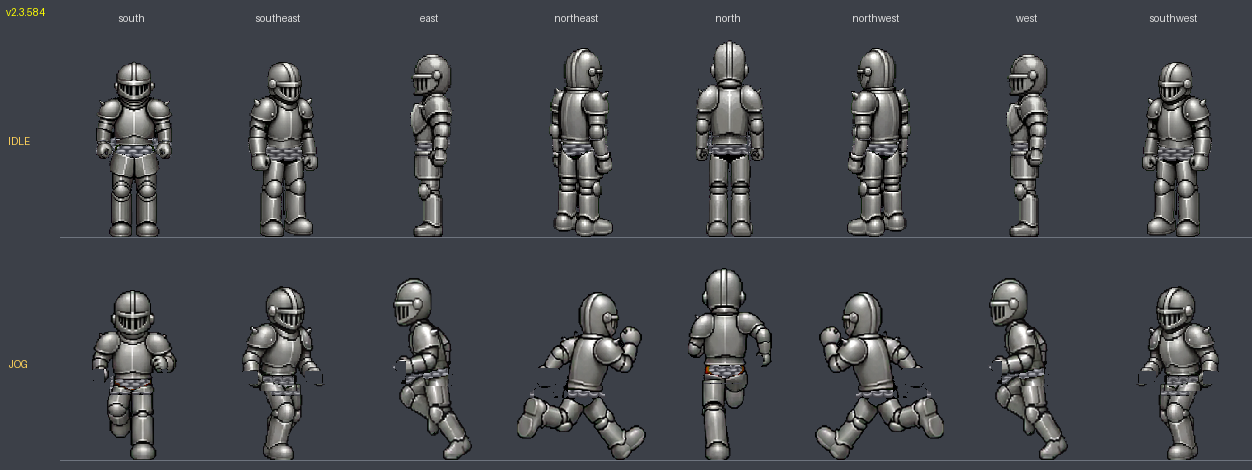
#> input picture tools/armored-board-v2.3.584.png, 1252 x 470 px
$ python import_npc_portrait.py armored-board-v2.3.584.png armored-board-v2.3.585.png
#> lines starting #> are read from the running program, lines starting #| are printed output that depends on the picture; after the words box and inside, x2 and y2 are one past the last pixel; in counts of white or black regions, pixels touching at a corner belong together
#> in main, im is the input picture: PIL image 1252x470 RGBA; mean R, G, B, A 69, 72, 77.7, 255
#!/usr/bin/env python3
"""v2.3.2618: crop a supplied character portrait to the NPC dialogue chip.

    python3 tools/import_npc_portrait.py <source.png> <out-name> [--square N]

NPC_DATA's `portrait` is a 96px transparent square (see the shipped
shopkeeper-bro-head / lil-bro-head), drawn as a DOM <img> in the quest and
dialogue panels.  This fits owner-supplied portrait art to that contract.

THE BACKGROUND IS KEYED BY FLOOD FILL, AND THE TOLERANCE IS NARROW ON PURPOSE.
The card sharp's portrait arrives on a near-black field, and his art is drawn
with HEAVY PURE-BLACK OUTLINES -- the two are the same colour to the eye and
are not the same number: the field sits at (19,21,24) (max channel 20-22, one
flat 386k-pixel mode) and the outline at 0-2.  So the key takes a narrow,
desaturated band AROUND the field's own value and leaves everything darker
alone, and the fill starts at the border so nothing interior is eaten anyway.
A generous "is it dark" test would have dissolved every outline in the drawing
and left the character as floating colour patches.

THE CROP IS SQUARE AND TAKEN FROM THE TOP of the subject: portrait art is a
bust, the chip is a face.  Height is driven by the subject's WIDTH so the crop
is square without ever being wider than the art -- a bust is taller than it is
broad, and squaring by height would have pulled in background at the sides.
"""
import os
import sys

import numpy as np
import scipy.ndimage as ndi
from PIL import Image

ROOT = os.path.dirname(os.path.dirname(os.path.abspath(__file__)))
OUT = 96
PAD = 0.04


def key_dark_field(img):
    a = np.asarray(img.convert('RGB')).astype(np.float64)
    mx, mn = a.max(axis=2), a.min(axis=2)
    corner = np.concatenate([a[0, :8].reshape(-1, 3), a[-1, :8].reshape(-1, 3),
                             a[:8, 0].reshape(-1, 3), a[:8, -1].reshape(-1, 3)])
#> corner = 32 rows, first 8: [60, 64, 72], [60, 64, 72], [60, 64, 72], [60, 64, 72], [60, 64, 72], [60, 64, 72], [60, 64, 72], [60, 64, 72]
    lvl = float(np.median(corner.max(axis=1)))
#> lvl = 72
    field = (mx > lvl - 10) & (mx < lvl + 14) & ((mx - mn) < 14)
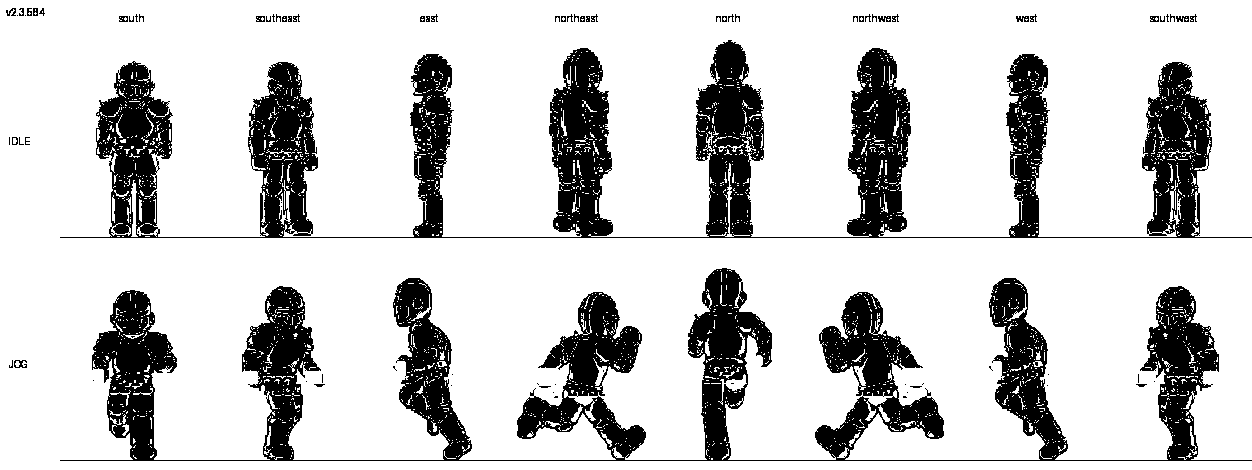
#> field: shape (470, 1252) bool; 80.2% white; 92 black regions (56 under 20 px), largest, box (x1, y1, x2, y2) and area: (60, 40, 1252, 238) 57882, (60, 268, 1252, 461) 57173, (14, 360, 27, 368) 58
    lab, _ = ndi.label(field)
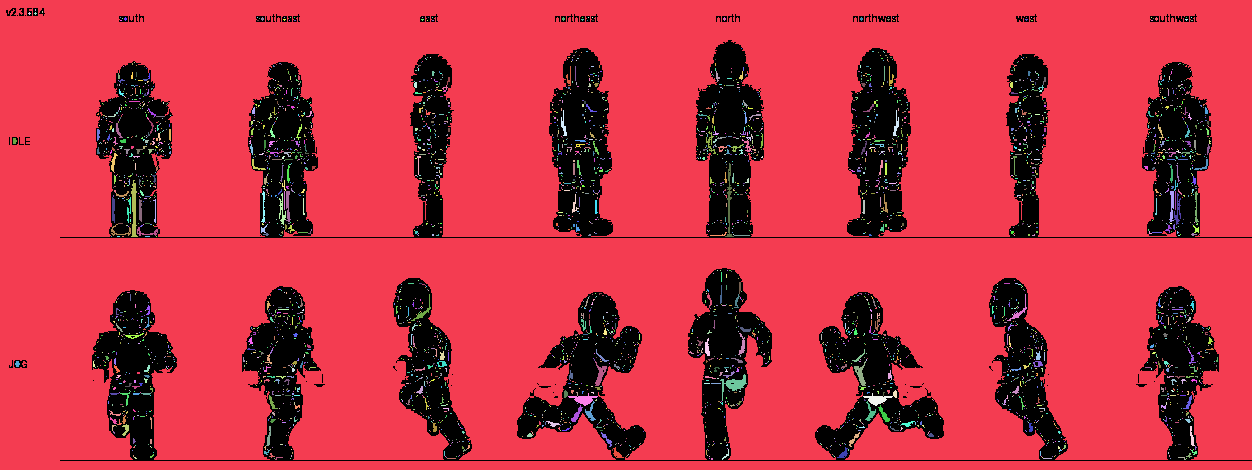
#> lab: shape (470, 1252) int32; 3850 distinct labels, from 0 to 3849; one colour per label, 0 black
    border = set(lab[0, :]) | set(lab[-1, :]) | set(lab[:, 0]) | set(lab[:, -1])
#> border = 2 items
    border.discard(0)
    bg = np.isin(lab, sorted(border))
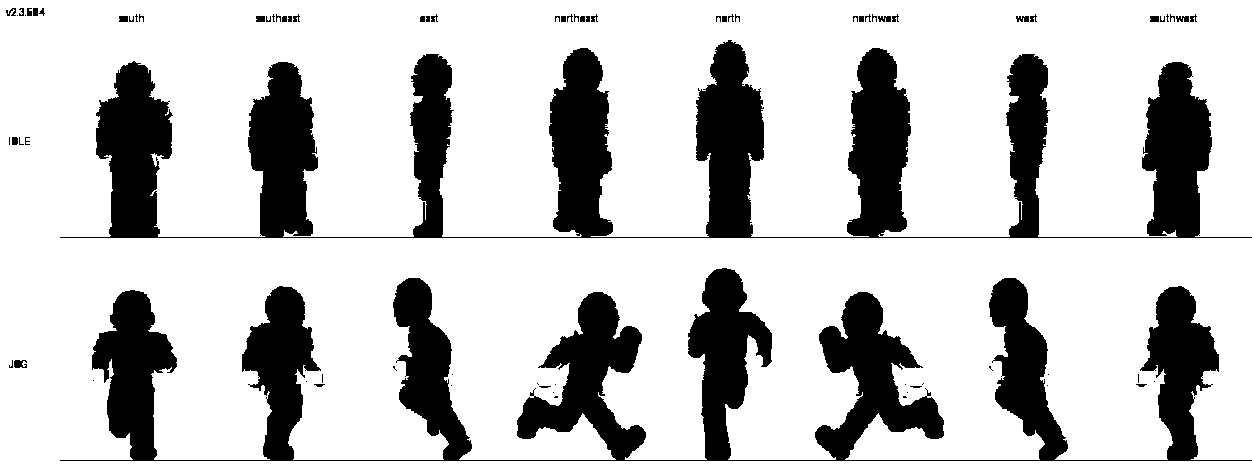
#> bg: shape (470, 1252) bool; 77.6% white; 77 black regions (41 under 20 px), largest, box (x1, y1, x2, y2) and area: (60, 40, 1252, 238) 65795, (60, 268, 1252, 461) 64488, (14, 360, 27, 368) 80
    alpha = np.where(bg, 0, 255).astype(np.uint8)
    print(f'field level {lvl:.0f}; keyed {bg.mean():.1%} of the image')
#| field level 72; keyed 77.6% of the image
    return np.dstack([a.astype(np.uint8), alpha]), bg


def main(argv):
    if len(argv) < 3:
        print(__doc__, file=sys.stderr)
        return 2
    src, name = argv[1], argv[2]
    size = int(argv[argv.index('--square') + 1]) if '--square' in argv else OUT
    im = Image.open(src)
    rgba, bg = key_dark_field(im)
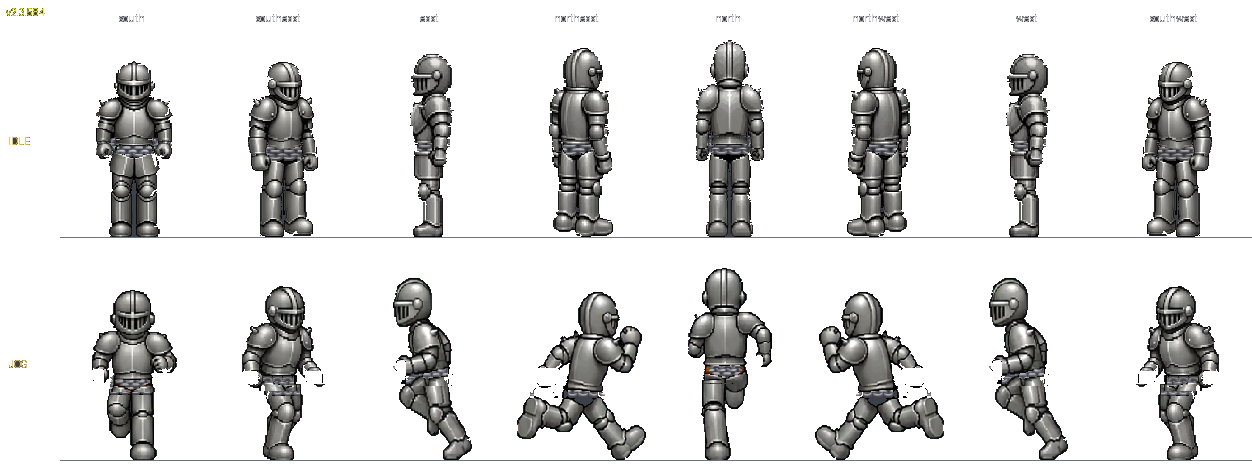
#> rgba: shape (470, 1252, 4); mean R, G, B, A 69, 72, 77.7, 57.1; transparent parts drawn white
    keep = ~bg
    ys, xs = np.nonzero(keep)
    x0, x1, y0, y1 = xs.min(), xs.max(), ys.min(), ys.max()
#> x0 = 6; x1 = 1251; y0 = 8; y1 = 460
    w = x1 - x0
#> w = 1245
    side = int(w * (1 + PAD * 2))
#> side = 1344
    cx = (x0 + x1) // 2
#> cx = 628
    bx0 = max(0, cx - side // 2)
#> bx0 = 0
    by0 = max(0, int(y0 - w * PAD))
#> by0 = 0
    bx1, by1 = min(rgba.shape[1], bx0 + side), min(rgba.shape[0], by0 + side)
#> bx1 = 1252; by1 = 470
    head = Image.fromarray(rgba[by0:by1, bx0:bx1], 'RGBA').resize((size, size), Image.LANCZOS)
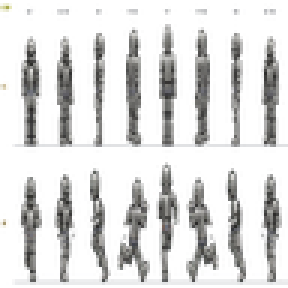
#> head: PIL image 96x96 RGBA (shown 3 times larger); mean R, G, B, A 45, 45, 44.9, 57.6; transparent parts drawn white
    out_dir = os.path.join(ROOT, 'public', 'sprites', 'npc')
    os.makedirs(out_dir, exist_ok=True)
    head.save(os.path.join(out_dir, f'{name}.webp'), 'WEBP', quality=94, method=6)
    print(f'subject {w}x{y1-y0} -> {side}px square at ({bx0},{by0}) -> '
          f'{size}px public/sprites/npc/{name}.webp')
#| subject 1245x452 -> 1344px square at (0,0) -> 96px public/sprites/npc/armored-board-v2.3.585.png.webp
    return 0


if __name__ == '__main__':
    sys.exit(main(sys.argv))
#> (the program exits here)

$ run again, on tools/armored-board-v2.3.586.png
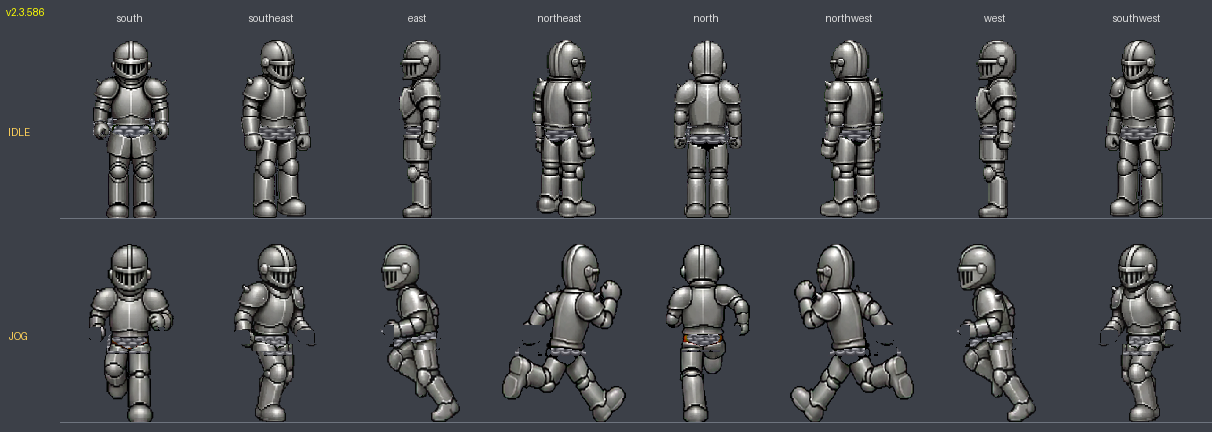
#> input picture tools/armored-board-v2.3.586.png, 1212 x 432 px
#> in main, im is the input picture: PIL image 1212x432 RGBA; mean R, G, B, A 70, 72.9, 78.3, 255
#> corner = 32 rows, first 8: [60, 64, 72], [60, 64, 72], [60, 64, 72], [60, 64, 72], [60, 64, 72], [60, 64, 72], [60, 64, 72], [60, 64, 72]
#> lvl = 72
#> field: shape (432, 1212) bool; 78% white; 87 black regions (51 under 20 px), largest, box (x1, y1, x2, y2) and area: (60, 244, 1212, 423) 57345, (60, 40, 1212, 219) 56155, (14, 332, 27, 340) 58
#> in key_dark_field, `lab, _ = ndi.label(field)`:
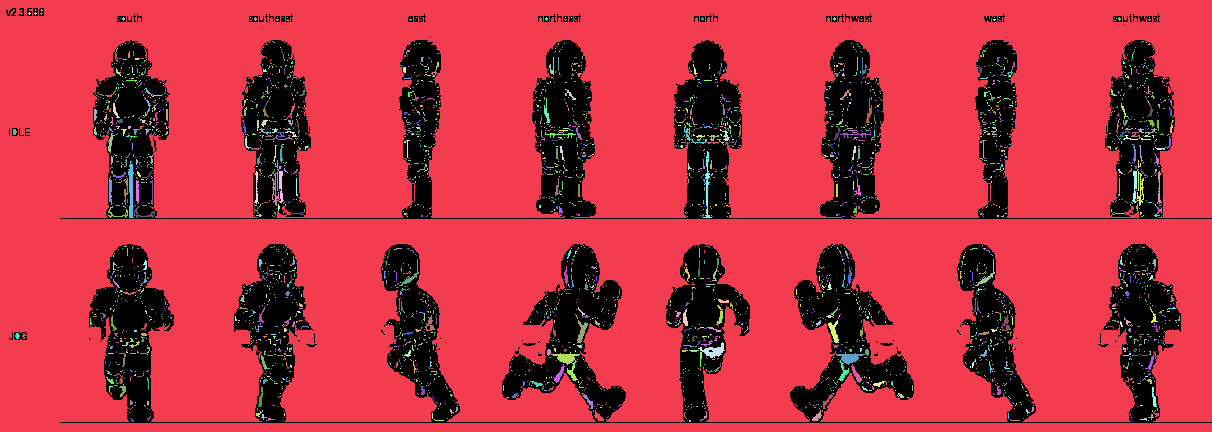
#> lab: shape (432, 1212) int32; 3739 distinct labels, from 0 to 3738; one colour per label, 0 black
#> border = 2 items
#> bg: shape (432, 1212) bool; 75.2% white; 77 black regions (41 under 20 px), largest, box (x1, y1, x2, y2) and area: (60, 244, 1212, 423) 64538, (60, 40, 1212, 219) 63903, (14, 332, 27, 340) 80
#| field level 72; keyed 75.2% of the image
#> x0 = 6; x1 = 1211; y0 = 8; y1 = 422
#> w = 1205
#> side = 1301
#> cx = 608
#> bx0 = 0
#> bx1 = 1212; by1 = 432
#> in main, `head = Image.fromarray(rgba[by0:by1, bx0:bx1], 'RGBA').resize((size, s..`:
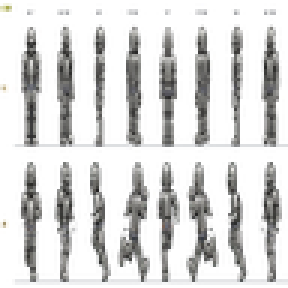
#> head: PIL image 96x96 RGBA (shown 3 times larger); mean R, G, B, A 50.3, 50.2, 49, 63.8; transparent parts drawn white
#| subject 1205x414 -> 1301px square at (0,0) -> 96px public/sprites/npc/armored-board-v2.3.586.png.webp
